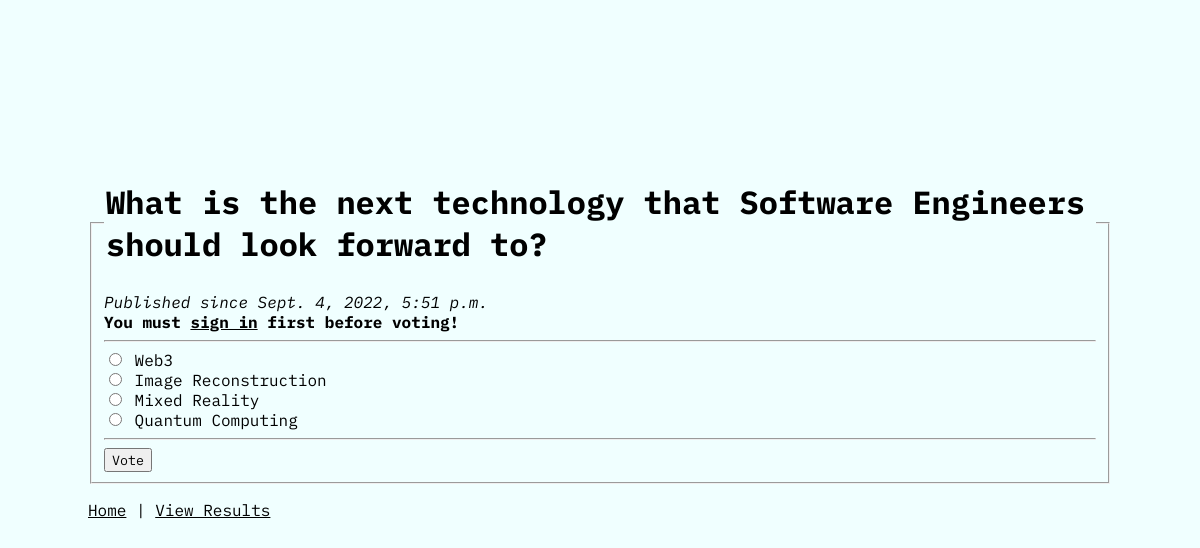
Screenshot of /polls/4/ with the database file from the repository.
### polls/models.py (models this page shows, shortened)
class Question(models.Model):
    question_text = models.CharField(max_length=280)
    publish_date = models.DateTimeField("date published")
    end_date = models.DateTimeField("date closed", default=None, null=True, blank=True)
    visibilty = models.BooleanField("poll visibility", default=True)
    def is_published(self):
        if not self.visibilty:
            return False
        return timezone.now() >= self.publish_date
    def can_vote(self):
        if not self.is_published():
            return False
        if not self.end_date:
            return True
        return self.end_date >= timezone.now() >= self.publish_date

class Choice(models.Model):
    question = models.ForeignKey(Question, on_delete=models.CASCADE)
    choice_text = models.CharField(max_length=80)

### polls/views.py (the view, shortened to what this page needs)
# urls.py: path("<int:pk>/", views.DetailsView.as_view(), name="details"),
class DetailsView(generic.DetailView):
    model = Question
    template_name = "polls/details.html"
    def dispatch(self, request, *args, **kwargs):
        self.question_id = kwargs["pk"]
        question = Question.objects.get(pk=self.question_id)
        if not question.is_published():
            raise Http404("Question is unpublished")
        if not question.can_vote():
            return redirect("polls:results", pk=self.question_id)
        return super(DetailsView, self).dispatch(request, *args, **kwargs)
    def get_context_data(self, **kwargs):
        question = Question.objects.get(pk=self.question_id)
        context = super().get_context_data(**kwargs)
        user = self.request.user
        return context
    def get_queryset(self):
        return Question.objects.filter(id__in=get_published())

### polls/views.py (called while the page is built)
def get_published():
    questions = Question.objects.all()
    return [q.id for q in questions if q.is_published()]

### polls/templates/polls/details.html (shortened to what this page needs)
{% load static %}
<html lang="en_US">
<head>
    <link rel="stylesheet" href="{% static 'polls/style.css' %}">
</head>
<body>
    <div class="container">
        <form action="{% url 'polls:vote' question.id %}" method="post">
            <fieldset>
                <legend>
                    <h1>{{ question.question_text }}</h1>
                </legend>
                <i>Published since {{ question.publish_date }}</i>
                {% if user.is_authenticated %}
                <br>Voting as {{ user.username }}
                {% else %}
                <br><b>You must <a href="/accounts/login/?next={% url 'polls:details' question.id %}">sign in</a> first
                    before voting!</b>
                {% endif %}
                <hr class="solid">
                {% for choice in question.choice_set.all %}
                {% if choice.choice_text == selected_choice %}
                <input type="radio" checked="true" name="choice" id="choice{{ forloop.counter }}"
                    value="{{ choice.id }}">
                {% else %}
                <input type="radio" name="choice" id="choice{{ forloop.counter }}" value="{{ choice.id }}">
                {% endif %}
                <label for="choice{{ forloop.counter }}">{{ choice.choice_text }}</label><br />
                {% endfor %}
                <hr class="solid">
                <button type="submit">Vote</button>
            </fieldset>
        </form>
        <a href="{% url 'polls:index' %}">Home</a> | <a href="{% url 'polls:results' question.id %}">View Results</a>
    </div>
</body>
</html>

### polls/static/polls/style.css (style rules this page uses)
body { font-family: 'IBM Plex Mono', monospace; background-color: azure; }
a { color: black; }
div.container { margin: 10rem 5rem; }
button { font-family: 'IBM Plex Mono', monospace; }

### rows the page displays
Question: question_text "What is the next technology that Software Engineers should look forward to?", publish_date "Sept. 4, 2022, 5:51 p.m."
Choice: choice_text "Web3"
Choice: choice_text "Image Reconstruction"
Choice: choice_text "Mixed Reality"
Choice: choice_text "Quantum Computing"
